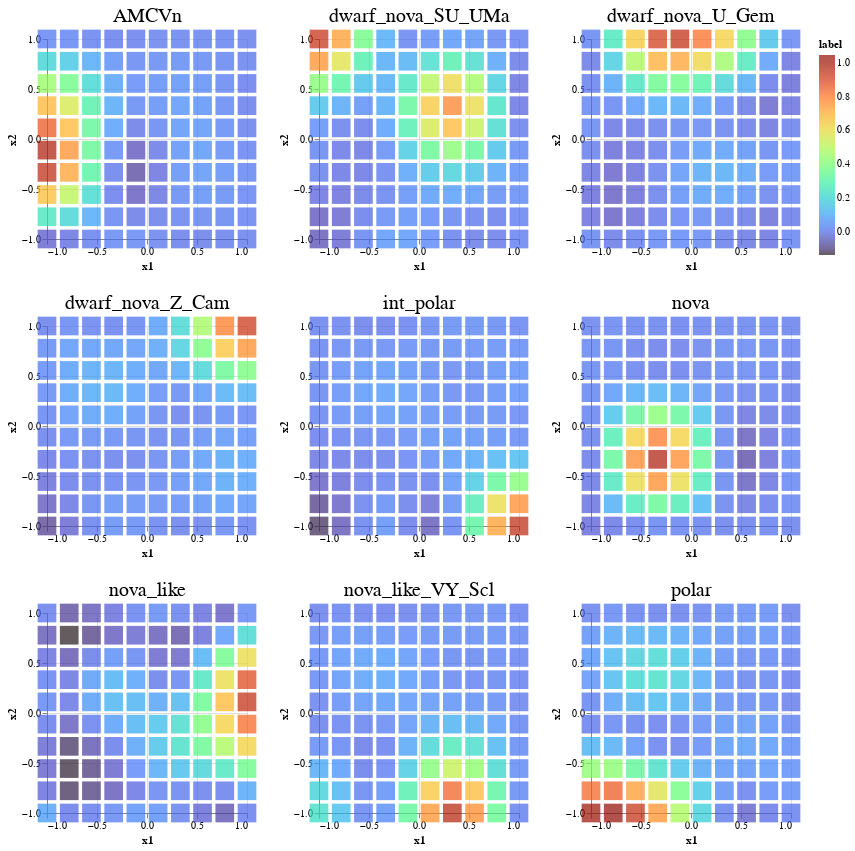

The code cell stored with this chart in its notebook:
### Code cell
from sklearn.preprocessing import MinMaxScaler,StandardScaler

# matY has shape n_dimensions (number of features) * n_nodes in latent space. 
# Manifold in n-dimensional space (projection of matX in data space); 
# A point matY[:,i] is a center of a Gaussian component i on the manifold in data space. Y=WΦT
# Location of each node in the high dimensional space.
# It is related to the actual probability space through Y=W*phi(transpose).
# We therefore need to normalise the matrix to show the strength of a node's association to a given class relative to the other nodes.
refvect = gtm_model.matY

# refvect = MinMaxScaler().fit_transform(refvect.T).T
refvect = scaler.inverse_transform(refvect.T).T


# Here we are plotting matX, the coordinates of the nodes in the 2D space. We will colour code them based on 'label'. So this will be a
# grid of pixels in 2D space that is colour coded by some parameter.
def plot_ref_vect(gtm_matX,label,title,fig_size=(200,200)):
    dfmap = pd.DataFrame(gtm_matX, columns=["x1", "x2"])
    dfmap['label'] = label
    map = alt.Chart(dfmap).mark_square().encode(
        x='x1',
        y='x2',
        color=alt.Color('label:Q',
                        #scale=alt.Scale(scheme='viridis')),
                        scale=alt.Scale(scheme='turbo')),
        size=alt.value(350),
        tooltip=['x1','x2', 'label:Q'],
        #opacity='density'
    ).properties(title = title, width = fig_size[0], height = fig_size[1])
    return map
# %%

# Here we save into variables plots for each of the classes. The colour coding is based on matY. matY defines the central
# position of each Gaussian (node) in feature, or in this case class probability, space. 
gtm_refvect0 = plot_ref_vect(gtm_model.matX,label=refvect[0,:],title=labels2[0])
gtm_refvect1 = plot_ref_vect(gtm_model.matX,label=refvect[1,:],title=labels2[1])
gtm_refvect2 = plot_ref_vect(gtm_model.matX,label=refvect[2,:],title=labels2[2])
gtm_refvect3 = plot_ref_vect(gtm_model.matX,label=refvect[3,:],title=labels2[3])
gtm_refvect4 = plot_ref_vect(gtm_model.matX,label=refvect[4,:],title=labels2[4])
gtm_refvect5 = plot_ref_vect(gtm_model.matX,label=refvect[5,:],title=labels2[5])
gtm_refvect6 = plot_ref_vect(gtm_model.matX,label=refvect[6,:],title=labels2[6])
gtm_refvect7 = plot_ref_vect(gtm_model.matX,label=refvect[7,:],title=labels2[7])
gtm_refvect8 = plot_ref_vect(gtm_model.matX,label=refvect[8,:],title=labels2[8])

gtm_refs_top = gtm_refvect0 |  gtm_refvect1 |  gtm_refvect2 
gtm_refs_middle = gtm_refvect3 | gtm_refvect4 | gtm_refvect5
gtm_refs_bottom = gtm_refvect6 | gtm_refvect7 | gtm_refvect8 
class_maps = alt.vconcat(gtm_refs_top, gtm_refs_middle, gtm_refs_bottom)
class_maps = class_maps.configure_title(fontSize=20,fontWeight='normal')
class_maps


# %%
